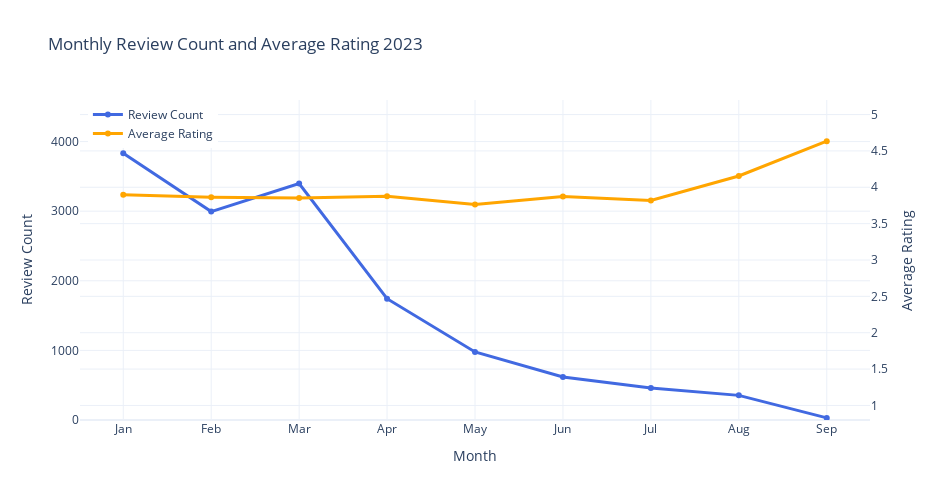

Source (notebook cell):
### Code cell
#Avg rating trend 

#converting timestamp & filtering 
df_reviews["date"] = pd.to_datetime(df_reviews["timestamp"], unit="ms")
df_reviews["year"] = df_reviews["date"].dt.year
df_reviews["month"] = df_reviews["date"].dt.to_period("M").dt.to_timestamp()

df_2023 = df_reviews[df_reviews["year"] == 2023].copy()

# Stats by month
monthly_2023 = df_2023.groupby("month").agg(
    review_count=("rating", "count"),
    avg_rating=("rating", "mean")
).reset_index()

monthly_2023["month_name"] = monthly_2023["month"].dt.strftime("%b")

# Creating the dual-axis plot
fig = go.Figure()

fig.add_trace(
    go.Scatter(
        x=monthly_2023["month_name"],
        y=monthly_2023["review_count"],
        mode="lines+markers",
        name="Review Count",
        line=dict(color="royalblue", width=3)
    )
)

# Avg rating 
fig.add_trace(
    go.Scatter(
        x=monthly_2023["month_name"],
        y=monthly_2023["avg_rating"],
        mode="lines+markers",
        name="Average Rating",
        yaxis="y2",
        line=dict(color="orange", width=3)
    )
)

fig.update_layout(
    title="Monthly Review Count and Average Rating 2023",
    xaxis=dict(title="Month"),
    
    yaxis=dict(
        title="Review Count",
        side="left",
        range=[0, monthly_2023["review_count"].max() * 1.2]
    ),
    
    yaxis2=dict(
        title="Average Rating",
        overlaying="y",
        side="right",
        range=[df_reviews["rating"].min() - 0.2, df_reviews["rating"].max() + 0.2]
    ),
    
    legend=dict(x=0.01, y=1),
    template="plotly_white",
    width=950,
    height=500
)

fig.show()

### Figure 1 — Plotly figure (JSON) as saved in the notebook; plotly's stock layout.template omitted (floating-point values rounded to 4 significant figures)
{"data": [{"line": {"color": "royalblue", "width": 3}, "mode": "lines+markers", "name": "Review Count", "type": "scatter", "x": ["Jan", "Feb", "Mar", "Apr", "May", "Jun", "Jul", "Aug", "Sep"], "y": [3831, 2994, 3397, 1743, 978, 618, 460, 354, 30]}, {"line": {"color": "orange", "width": 3}, "mode": "lines+markers", "name": "Average Rating", "type": "scatter", "x": ["Jan", "Feb", "Mar", "Apr", "May", "Jun", "Jul", "Aug", "Sep"], "y": [3.897, 3.863, 3.851, 3.877, 3.764, 3.872, 3.82, 4.155, 4.633], "yaxis": "y2"}], "layout": {"height": 500, "legend": {"x": 0.01, "y": 1}, "title": {"text": "Monthly Review Count and Average Rating 2023"}, "width": 950, "xaxis": {"title": {"text": "Month"}}, "yaxis": {"range": [0, 4597.0], "side": "left", "title": {"text": "Review Count"}}, "yaxis2": {"overlaying": "y", "range": [0.8, 5.2], "side": "right", "title": {"text": "Average Rating"}}}}
